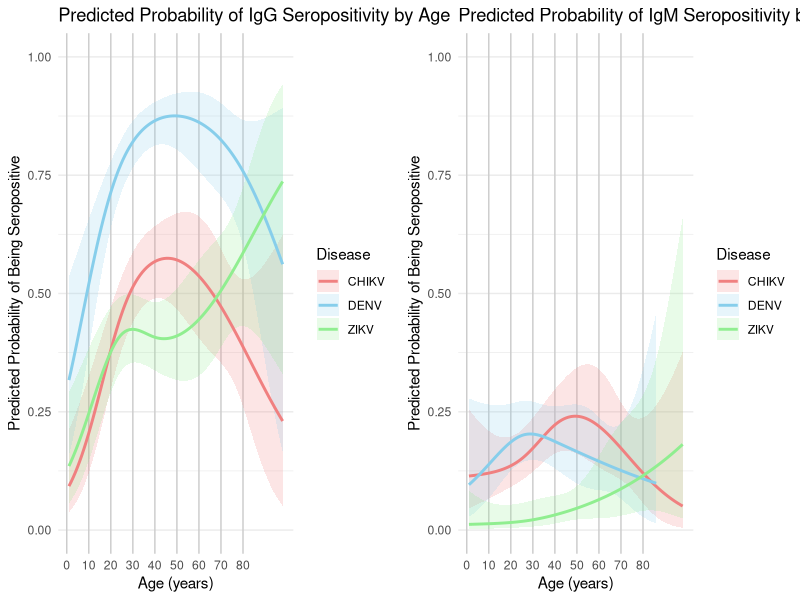
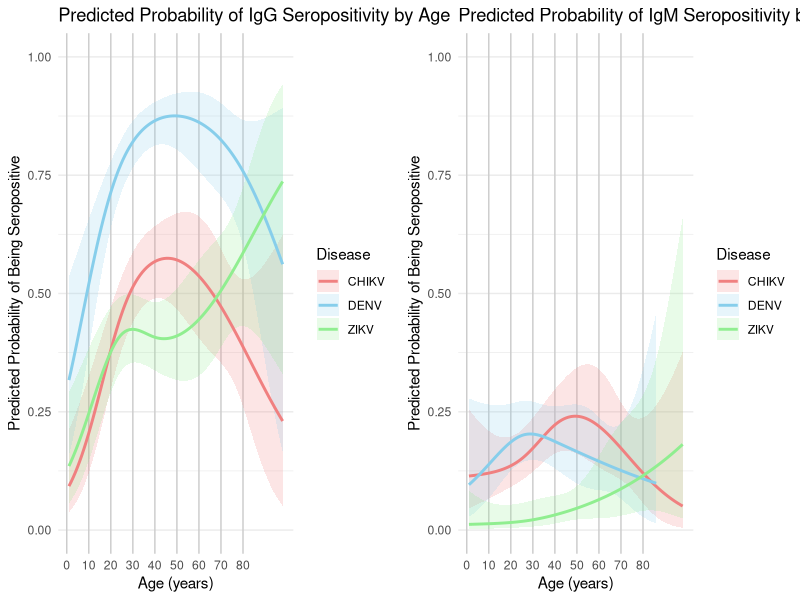

Source code (R) for these figures, in order:
#####################################################################################################
## Script: Age-stratified seroprevalence curves using GEE (IgG and IgM)
## Description: Estimates predicted probability of seropositivity by age, using GEEs with splines.
## Outcome: Side-by-side plots for IgG and IgM, stratified by virus, with household-level clustering
## Data: Dire Dawa serosurvey, cleaned file: DireDawa_SeroEpi24.csv
## Author: DM Parker
## Last updated: July 2025
#####################################################################################################

# Load necessary libraries
library(splines)
library(geepack)
library(ggplot2)
library(dplyr)
library(gridExtra)
library(geepack)



#load data
dat1 <- read.csv("data/DireDawa_SeroEpi24.csv", header=T, sep=",")

####################################################################################################
###  using GEEs to calculate the predicted seropositivity by age accounting for HH clustering  #####
####################################################################################################


# Ensure HH_ID is treated as a factor
dat1$HH_ID <- as.factor(dat1$HH_ID)

# Function to fit GEE model with splines and calculate confidence intervals
fit_gee_model <- function(data, response_var, age_var, id_var, disease_name, df = 3) {
  # Define the formula using the response variable and age variable with splines
  formula <- as.formula(paste(response_var, "~ ns(", age_var, ", df =", df, ")"))
  # Fit the GEE model
  gee_model <- geeglm(formula, family = binomial(link = "logit"), data = data, id = data[[id_var]], corstr = "exchangeable")
  summary(gee_model)
  
  # Define a range of ages for prediction
  age_range <- seq(min(data[[age_var]]), max(data[[age_var]]), length.out = 100)
  
  # Create a new data frame for prediction
  new_data <- data.frame(D1.AGEX = age_range)
  
  # Predict the linear predictor
  linear_predictor <- predict(gee_model, newdata = new_data, type = "link")
  
  # Extract coefficients and variance-covariance matrix
  beta <- coef(gee_model)
  vcov_matrix <- vcov(gee_model)
  
  # Create design matrix for new data
  design_matrix <- model.matrix(~ ns(D1.AGEX, df = 3), data = new_data)
  
  # Calculate standard errors of the linear predictor
  se_fit <- sqrt(rowSums((design_matrix %*% vcov_matrix) * design_matrix))
  
  # Calculate the predicted probabilities using the logistic function
  predicted_prob <- plogis(linear_predictor)
  
  # Calculate 95% confidence intervals
  z_value <- qnorm(0.975)
  ci_lower <- plogis(linear_predictor - z_value * se_fit)
  ci_upper <- plogis(linear_predictor + z_value * se_fit)
  
  # Create a data frame for plotting
  plot_data <- data.frame(Age = age_range, PredictedProb = predicted_prob, CI_Lower = ci_lower, CI_Upper = ci_upper, Disease = disease_name)
  return(plot_data)
}

###############################
## for IgG first
###############################

# Prepare data and fit models for Dengue, Chikungunya, and Zika
# `disease_name` is passed to label each disease
dat1dg <- dat1[!is.na(dat1$DengG), ]
plot_data_dengue <- fit_gee_model(dat1dg, "DengG", "D1.AGEX", "HH_ID", "Dengue")

dat1cg <- dat1[!is.na(dat1$CHIKG), ]
plot_data_chikungunya <- fit_gee_model(dat1cg, "CHIKG", "D1.AGEX", "HH_ID", "Chikungunya")

dat1zg <- dat1[!is.na(dat1$ZIKG), ]
plot_data_zika <- fit_gee_model(dat1zg, "ZIKG", "D1.AGEX", "HH_ID", "Zika")

# Combine the data
combined_plot_data <- bind_rows(plot_data_dengue, plot_data_chikungunya, plot_data_zika)


# Plot the combined data for IgG with legend turned off
plot_igg <- ggplot(combined_plot_data, aes(x = Age, y = PredictedProb, color = Disease, fill = Disease)) +
  geom_ribbon(aes(ymin = CI_Lower, ymax = CI_Upper), alpha = 0.2, color = NA) +
  geom_line(linewidth = 1) +
  labs(x = "Age (years)", y = "Predicted Probability of Being Seropositive") +
  ggtitle("Predicted Probability of IgG Seropositivity by Age") +
  theme_minimal() +
  scale_y_continuous(limits = c(0, 1)) +
  scale_x_continuous(breaks = seq(0, 80, by = 10)) +
  scale_color_manual(
    values = c("Dengue" = "skyblue", "Zika" = "lightgreen", "Chikungunya" = "lightcoral"),
    labels = c("Dengue" = "DENV", "Zika" = "ZIKV", "Chikungunya" = "CHIKV")
  ) +
  scale_fill_manual(
    values = c("Dengue" = "skyblue", "Zika" = "lightgreen", "Chikungunya" = "lightcoral"),
    labels = c("Dengue" = "DENV", "Zika" = "ZIKV", "Chikungunya" = "CHIKV")
  ) +
  theme(
    panel.grid.major.x = element_line(color = "grey80"),
    panel.grid.minor.x = element_blank()
  )


###############################
## then for IgM
###############################


# Prepare data and fit models for Dengue, Chikungunya, and Zika
# `disease_name` is passed to label each disease
dat1dm <- dat1[!is.na(dat1$DengM), ]
plot_data_dengueM <- fit_gee_model(dat1dm, "DengM", "D1.AGEX", "HH_ID", "Dengue")

dat1cm <- dat1[!is.na(dat1$CHIKM), ]
plot_data_chikungunyaM <- fit_gee_model(dat1cm, "CHIKM", "D1.AGEX", "HH_ID", "Chikungunya")

dat1zm <- dat1[!is.na(dat1$ZIKM), ]
plot_data_zikaM <- fit_gee_model(dat1zm, "ZIKM", "D1.AGEX", "HH_ID", "Zika")

# Combine the data
combined_plot_data <- bind_rows(plot_data_dengueM, plot_data_chikungunyaM, plot_data_zikaM)

# Plot the combined data for IgM
plot_igm <- ggplot(combined_plot_data, aes(x = Age, y = PredictedProb, color = Disease, fill = Disease)) +
  geom_ribbon(aes(ymin = CI_Lower, ymax = CI_Upper), alpha = 0.2, color = NA) +
  geom_line(linewidth = 1) +
  labs(x = "Age (years)", y = "Predicted Probability of Being Seropositive") +
  ggtitle("Predicted Probability of IgM Seropositivity by Age") +
  theme_minimal() +
  scale_y_continuous(limits = c(0, 1)) +
  scale_x_continuous(breaks = seq(0, 80, by = 10)) +
  scale_color_manual(
    values = c("Dengue" = "skyblue", "Zika" = "lightgreen", "Chikungunya" = "lightcoral"),
    labels = c("Dengue" = "DENV", "Zika" = "ZIKV", "Chikungunya" = "CHIKV")
  ) +
  scale_fill_manual(
    values = c("Dengue" = "skyblue", "Zika" = "lightgreen", "Chikungunya" = "lightcoral"),
    labels = c("Dengue" = "DENV", "Zika" = "ZIKV", "Chikungunya" = "CHIKV")
  ) +
  theme(
    panel.grid.major.x = element_line(color = "grey80"),
    panel.grid.minor.x = element_blank()
  )
#  theme(legend.position = "none")  # Turn off the legend for IgG


##############################################################
## plot age specific prevalence for IgG and IgM side by side
##############################################################

# Arrange the two plots side by side
grid.arrange(plot_igg, plot_igm, ncol = 2)

##save the figure as a high resoltion PDF
ggsave("figures/Fig2.pdf", 
       plot = grid.arrange(plot_igg, plot_igm, ncol = 2), 
       width = 12, height = 3.5, dpi = 300, device = "pdf")
	   
